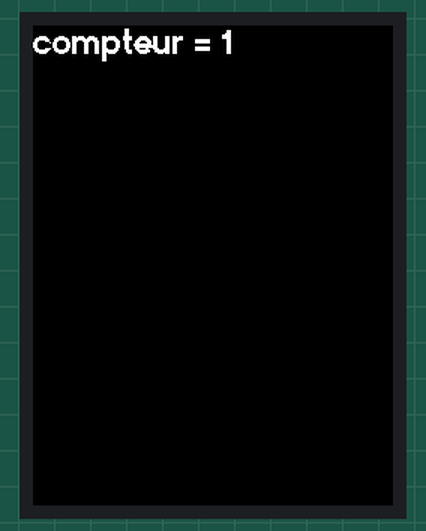
Bench run of a program on a simulated ESP32 board running MicroPython. Shown: 240×320 colour display. Library files of the repository ran but are not shown: ili934xnew.py, tt24.py.

Above: at 0.4 s.
At 3.8 s:
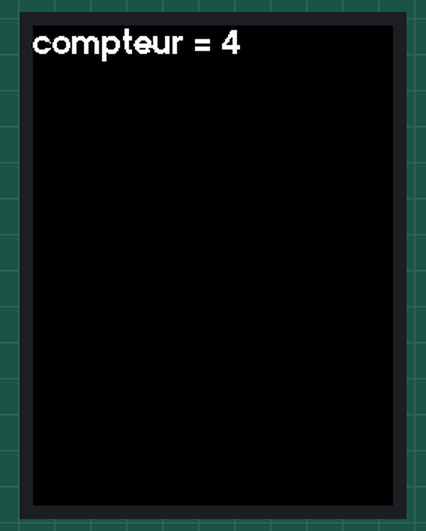
At 9.5 s:
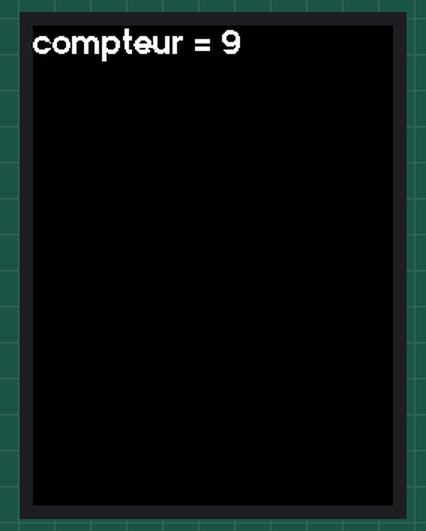
At 19.7 s:
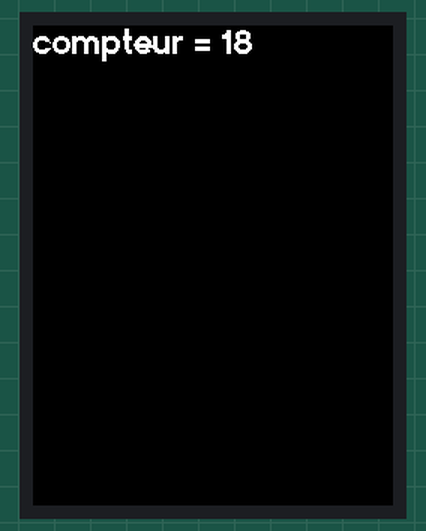
At 28.8 s:
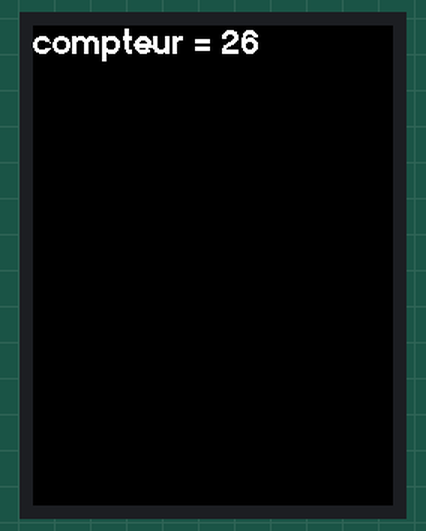
At 38.0 s:
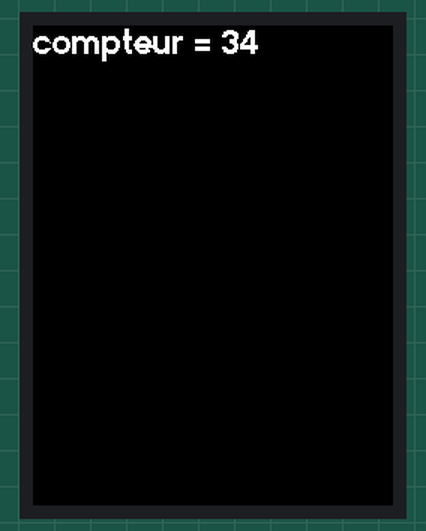

Measured:
- what the display in image 0 shows lasts 1.1 s, from 0.4 s to 1.5 s

The program:

main.py
```python
import time
import random
from machine import Pin, SPI, I2C
from micropython import const
from ili934xnew import ILI9341, color565
import fonts.tt24 as tt24


# some const
BUTTON_A_PIN = const(39)
BUTTON_B_PIN = const(38)
BUTTON_C_PIN = const(37)
SPEAKER_PIN = const(25)

TFT_LED_PIN = const(32)
TFT_DC_PIN = const(27)
TFT_CS_PIN = const(14)
TFT_MOSI_PIN = const(23)
TFT_CLK_PIN = const(18)
TFT_RST_PIN = const(33)
TFT_MISO_PIN = const(19)

MPU9250_SCL_PIN = const(22)
MPU9250_SDA_PIN = const(21)


# some vars
key_a = Pin(BUTTON_A_PIN, Pin.IN)
key_b = Pin(BUTTON_B_PIN, Pin.IN)
key_c = Pin(BUTTON_C_PIN, Pin.IN)

# init spi
spi = SPI(2, baudrate=40000000, miso=Pin(TFT_MISO_PIN),
          mosi=Pin(TFT_MOSI_PIN), sck=Pin(TFT_CLK_PIN))

# init display
tft_power = Pin(TFT_LED_PIN, Pin.OUT)
tft_power.value(1)
display = ILI9341(spi, cs=Pin(TFT_CS_PIN), dc=Pin(TFT_DC_PIN),
                  rst=Pin(TFT_RST_PIN), w=240,h=320, r=6, font=tt24)
display.erase()
display.set_pos(0,0)

c = 0
while True:
    # on key a press, reset counter
    if key_a.value() == 0:
        c = 0
    else:
        c += 1
    display.set_pos(0,0)
    display.print('compteur = %i' % c)
    time.sleep(1.0)
```
